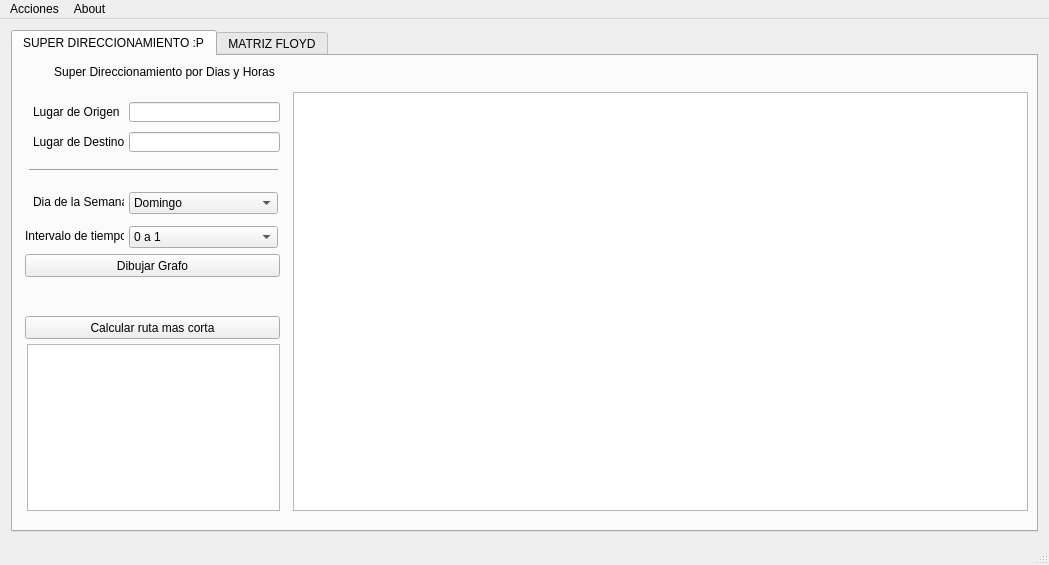
<?xml version="1.0" encoding="UTF-8"?>
<ui version="4.0">
 <class>MainWindow</class>
 <widget class="QMainWindow" name="MainWindow">
  <property name="geometry">
   <rect>
    <x>0</x>
    <y>0</y>
    <width>1049</width>
    <height>565</height>
   </rect>
  </property>
  <property name="windowTitle">
   <string>MainWindow</string>
  </property>
  <widget class="QWidget" name="centralWidget">
   <layout class="QGridLayout" name="gridLayout">
    <item row="0" column="0">
     <widget class="QTabWidget" name="tabWidget">
      <property name="currentIndex">
       <number>0</number>
      </property>
      <widget class="QWidget" name="tab">
       <attribute name="title">
        <string>SUPER DIRECCIONAMIENTO :P</string>
       </attribute>
       <widget class="QLabel" name="label">
        <property name="geometry">
         <rect>
          <x>20</x>
          <y>48</y>
          <width>91</width>
          <height>16</height>
         </rect>
        </property>
        <property name="text">
         <string>Lugar de Origen</string>
        </property>
       </widget>
       <widget class="QLabel" name="label_4">
        <property name="geometry">
         <rect>
          <x>12</x>
          <y>172</y>
          <width>99</width>
          <height>16</height>
         </rect>
        </property>
        <property name="text">
         <string>Intervalo de tiempo</string>
        </property>
       </widget>
       <widget class="QPushButton" name="calcular">
        <property name="geometry">
         <rect>
          <x>12</x>
          <y>260</y>
          <width>255</width>
          <height>23</height>
         </rect>
        </property>
        <property name="text">
         <string>Calcular ruta mas corta</string>
        </property>
       </widget>
       <widget class="QComboBox" name="hora">
        <property name="geometry">
         <rect>
          <x>116</x>
          <y>170</y>
          <width>149</width>
          <height>22</height>
         </rect>
        </property>
        <item>
         <property name="text">
          <string>0 a 1</string>
         </property>
        </item>
        <item>
         <property name="text">
          <string>1 a 2</string>
         </property>
        </item>
        <item>
         <property name="text">
          <string>2 a 3</string>
         </property>
        </item>
        <item>
         <property name="text">
          <string>3 a 4</string>
         </property>
        </item>
        <item>
         <property name="text">
          <string>4 a 5</string>
         </property>
        </item>
        <item>
         <property name="text">
          <string>5 a 6</string>
         </property>
        </item>
        <item>
         <property name="text">
          <string>6 a 7</string>
         </property>
        </item>
        <item>
         <property name="text">
          <string>7 a 8</string>
         </property>
        </item>
        <item>
         <property name="text">
          <string>8 a 9</string>
         </property>
        </item>
        <item>
         <property name="text">
          <string>9 a 10</string>
         </property>
        </item>
        <item>
         <property name="text">
          <string>10 a 11</string>
         </property>
        </item>
        <item>
         <property name="text">
          <string>11 a 12</string>
         </property>
        </item>
        <item>
         <property name="text">
          <string>12 a 13</string>
         </property>
        </item>
        <item>
         <property name="text">
          <string>13 a 14</string>
         </property>
        </item>
        <item>
         <property name="text">
          <string>14 a 15</string>
         </property>
        </item>
        <item>
         <property name="text">
          <string>15 a 16</string>
         </property>
        </item>
        <item>
         <property name="text">
          <string>16 a 17</string>
         </property>
        </item>
        <item>
         <property name="text">
          <string>17 a 18</string>
         </property>
        </item>
        <item>
         <property name="text">
          <string>18 a 19</string>
         </property>
        </item>
        <item>
         <property name="text">
          <string>19 a 20</string>
         </property>
        </item>
        <item>
         <property name="text">
          <string>20 a 21</string>
         </property>
        </item>
        <item>
         <property name="text">
          <string>21 a 22</string>
         </property>
        </item>
        <item>
         <property name="text">
          <string>22 a 23</string>
         </property>
        </item>
        <item>
         <property name="text">
          <string>23 a 24</string>
         </property>
        </item>
       </widget>
       <widget class="QLineEdit" name="lo">
        <property name="geometry">
         <rect>
          <x>116</x>
          <y>46</y>
          <width>151</width>
          <height>20</height>
         </rect>
        </property>
       </widget>
       <widget class="QLabel" name="label_5">
        <property name="geometry">
         <rect>
          <x>14</x>
          <y>8</y>
          <width>275</width>
          <height>16</height>
         </rect>
        </property>
        <property name="text">
         <string>Super Direccionamiento por Dias y Horas</string>
        </property>
        <property name="alignment">
         <set>Qt::AlignCenter</set>
        </property>
       </widget>
       <widget class="QLabel" name="label_3">
        <property name="geometry">
         <rect>
          <x>20</x>
          <y>138</y>
          <width>91</width>
          <height>16</height>
         </rect>
        </property>
        <property name="text">
         <string>Dia de la Semana</string>
        </property>
       </widget>
       <widget class="QPlainTextEdit" name="ruta">
        <property name="geometry">
         <rect>
          <x>14</x>
          <y>288</y>
          <width>253</width>
          <height>167</height>
         </rect>
        </property>
       </widget>
       <widget class="QLabel" name="label_2">
        <property name="geometry">
         <rect>
          <x>20</x>
          <y>78</y>
          <width>91</width>
          <height>16</height>
         </rect>
        </property>
        <property name="text">
         <string>Lugar de Destino</string>
        </property>
       </widget>
       <widget class="QLineEdit" name="ld">
        <property name="geometry">
         <rect>
          <x>116</x>
          <y>76</y>
          <width>151</width>
          <height>20</height>
         </rect>
        </property>
       </widget>
       <widget class="QComboBox" name="dia">
        <property name="geometry">
         <rect>
          <x>116</x>
          <y>136</y>
          <width>149</width>
          <height>22</height>
         </rect>
        </property>
        <item>
         <property name="text">
          <string>Domingo</string>
         </property>
        </item>
        <item>
         <property name="text">
          <string>Lunes</string>
         </property>
        </item>
        <item>
         <property name="text">
          <string>Martes</string>
         </property>
        </item>
        <item>
         <property name="text">
          <string>Miercoles</string>
         </property>
        </item>
        <item>
         <property name="text">
          <string>Jueves</string>
         </property>
        </item>
        <item>
         <property name="text">
          <string>Viernes</string>
         </property>
        </item>
        <item>
         <property name="text">
          <string>Sabado</string>
         </property>
        </item>
       </widget>
       <widget class="QGraphicsView" name="graphicsView">
        <property name="geometry">
         <rect>
          <x>280</x>
          <y>36</y>
          <width>735</width>
          <height>419</height>
         </rect>
        </property>
       </widget>
       <widget class="QPushButton" name="dibujar">
        <property name="geometry">
         <rect>
          <x>12</x>
          <y>198</y>
          <width>255</width>
          <height>23</height>
         </rect>
        </property>
        <property name="text">
         <string>Dibujar Grafo</string>
        </property>
       </widget>
       <widget class="Line" name="line">
        <property name="geometry">
         <rect>
          <x>16</x>
          <y>106</y>
          <width>249</width>
          <height>16</height>
         </rect>
        </property>
        <property name="orientation">
         <enum>Qt::Horizontal</enum>
        </property>
       </widget>
       <widget class="QLabel" name="current">
        <property name="geometry">
         <rect>
          <x>281</x>
          <y>10</y>
          <width>731</width>
          <height>16</height>
         </rect>
        </property>
        <property name="font">
         <font>
          <pointsize>12</pointsize>
          <weight>75</weight>
          <bold>true</bold>
         </font>
        </property>
        <property name="text">
         <string/>
        </property>
        <property name="alignment">
         <set>Qt::AlignCenter</set>
        </property>
       </widget>
      </widget>
      <widget class="QWidget" name="tab_2">
       <attribute name="title">
        <string>MATRIZ FLOYD</string>
       </attribute>
       <widget class="QTableWidget" name="tableWidget">
        <property name="geometry">
         <rect>
          <x>14</x>
          <y>38</y>
          <width>727</width>
          <height>435</height>
         </rect>
        </property>
       </widget>
       <widget class="QPushButton" name="pushButton_2">
        <property name="geometry">
         <rect>
          <x>12</x>
          <y>6</y>
          <width>85</width>
          <height>27</height>
         </rect>
        </property>
        <property name="text">
         <string>Refrescar</string>
        </property>
       </widget>
       <widget class="QListWidget" name="listWidget">
        <property name="geometry">
         <rect>
          <x>754</x>
          <y>90</y>
          <width>256</width>
          <height>381</height>
         </rect>
        </property>
       </widget>
       <widget class="QLabel" name="label_6">
        <property name="geometry">
         <rect>
          <x>754</x>
          <y>66</y>
          <width>253</width>
          <height>16</height>
         </rect>
        </property>
        <property name="font">
         <font>
          <pointsize>11</pointsize>
          <weight>75</weight>
          <bold>true</bold>
         </font>
        </property>
        <property name="text">
         <string>Relaciones entre Lugar y Numero</string>
        </property>
       </widget>
      </widget>
     </widget>
    </item>
   </layout>
  </widget>
  <widget class="QMenuBar" name="menuBar">
   <property name="geometry">
    <rect>
     <x>0</x>
     <y>0</y>
     <width>1049</width>
     <height>21</height>
    </rect>
   </property>
   <widget class="QMenu" name="menuAcciones">
    <property name="title">
     <string>Acciones</string>
    </property>
    <addaction name="actionCargar_Nodos"/>
    <addaction name="actionAgregar_Arista"/>
    <addaction name="actionModificar_Arista"/>
    <addaction name="actionEliminar_Arista"/>
    <addaction name="actionSalvar"/>
   </widget>
   <widget class="QMenu" name="menuAbout">
    <property name="title">
     <string>About</string>
    </property>
    <addaction name="actionAbout_Developer"/>
    <addaction name="actionAbout_QT"/>
   </widget>
   <addaction name="menuAcciones"/>
   <addaction name="menuAbout"/>
  </widget>
  <widget class="QStatusBar" name="statusBar"/>
  <action name="actionCargar_Nodos">
   <property name="text">
    <string>Cargar Grafo</string>
   </property>
   <property name="shortcut">
    <string>Alt+C</string>
   </property>
  </action>
  <action name="actionEliminar_Arista">
   <property name="text">
    <string>Eliminar Arista</string>
   </property>
   <property name="shortcut">
    <string>Del</string>
   </property>
  </action>
  <action name="actionAgregar_Arista">
   <property name="text">
    <string>Agregar Arista</string>
   </property>
   <property name="shortcut">
    <string>Alt+A</string>
   </property>
  </action>
  <action name="actionModificar_Arista">
   <property name="text">
    <string>Modificar Arista</string>
   </property>
   <property name="shortcut">
    <string>Alt+M</string>
   </property>
  </action>
  <action name="actionAbout_Developer">
   <property name="text">
    <string>About Developer</string>
   </property>
  </action>
  <action name="actionAbout_QT">
   <property name="text">
    <string>About QT</string>
   </property>
  </action>
  <action name="actionSalvar">
   <property name="text">
    <string>Salvar Grafo</string>
   </property>
   <property name="shortcut">
    <string>Ctrl+S</string>
   </property>
  </action>
 </widget>
 <layoutdefault spacing="6" margin="11"/>
 <resources/>
 <connections/>
</ui>
